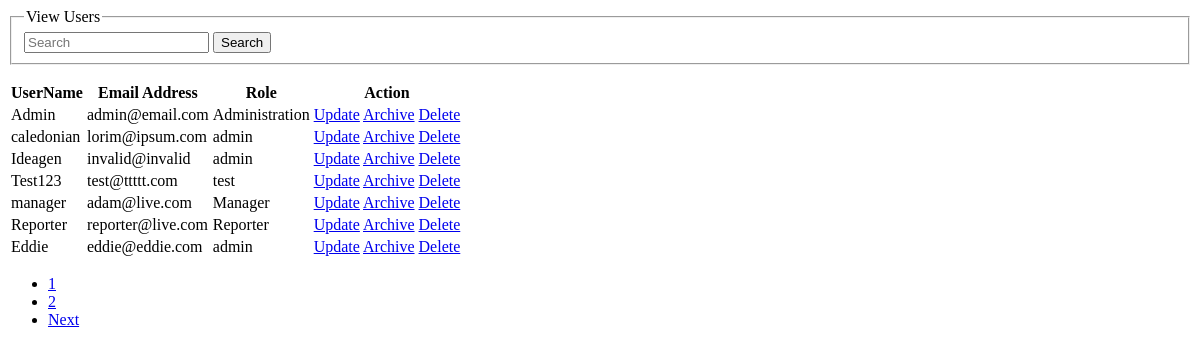
Page /views/ViewUsers.php on the committed database.
### tables this page shows
CREATE TABLE IF NOT EXISTS `users` (
  `user_id` int(11) NOT NULL AUTO_INCREMENT COMMENT 'auto incrementing user_id of each user, unique index',
  `user_name` varchar(64) NOT NULL COMMENT 'user''s name, unique',
  `user_password_hash` varchar(255) NOT NULL COMMENT 'user''s password in salted and hashed format',
  `user_email` varchar(64) NOT NULL COMMENT 'user''s email, unique',
  `user_role` varchar(365) NOT NULL,
  `first_name` varchar(365) NOT NULL,
  `last_name` varchar(365) NOT NULL,
  `Archive` int(1) NOT NULL,
  `newname` varchar(365) NOT NULL,
  `oldname` varchar(365) NOT NULL,
  `login` datetime NOT NULL,
  PRIMARY KEY (`user_id`),
  UNIQUE KEY `user_name` (`user_name`),
  UNIQUE KEY `user_email` (`user_email`)
);

### views/ViewUsers.php (the view, shortened to what this page needs)
    <link href="css/animate.css" rel="stylesheet">
<?php if(isset($_GET['current']) || isset($_GET['query'])){
}
else { ?>
<div class="animated slideInLeft">
<?php } ?>
<div class="container">
<div class="row">
<div class="col-md-7 table-responsive">
<form class="form-horizontal pull-right" action="<?php echo $_SERVER['PHP_SELF'];?>" method="get">
<fieldset>
<legend>View Users</legend>
<div class="form-group" >
  <div class="col-md-8">
    <div class="input-group">
      <input id="appendedtext" name="query" class="form-control" placeholder="Search" type="text" value="<?php echo isset($_GET['query'])?$_GET['query']:'';?>">
      <span class="input-group-btn">
        <button class="btn btn-default" type="submit">Search</button>
      </span>
    </div>
  </div>
</div>
</fieldset>
</form>
<table class="table table-striped table-bordered">
                  <thead>
                    <tr>
                      <th>UserName</th>
                      <th>Email Address</th>
                      <th>Role</th>
                      <th>Action</th>
                    </tr>
                  </thead>
                  <tbody>
                  <?php
                       $pdo = Database::connect();
                       $paginator = new Paginator();
                       $sql = "SELECT count(*) FROM users WHERE Archive = 0";
                       $paginator->paginate($pdo->query($sql)->fetchColumn());
                       $sql = "SELECT * FROM users ";
                       $query = isset($_GET['query'])?('%'.$_GET['query'].'%'):'%';
                       $sql .= "WHERE Archive = 0 AND (user_name LIKE :query OR user_email LIKE :query OR Archive LIKE :query)  ";
                       $start = (($paginator->getCurrentPage()-1)*$paginator->itemsPerPage);
                       $length = ($paginator->itemsPerPage);
                       $sql .= "ORDER BY user_id DESC ";
if(empty($_GET['query'])){
$sql .= " limit :start, :length ";
}
                       $sth = $pdo->prepare($sql);
if(empty($_GET['query'])){
                       $sth->bindParam(':start',$start,PDO::PARAM_INT);
                       $sth->bindParam(':length',$length,PDO::PARAM_INT);
}
                       $sth->bindParam(':query',$query,PDO::PARAM_STR);
                       $sth->execute();
	 				   foreach ($sth->fetchAll(PDO::FETCH_ASSOC) as $row) {
if($row['Archive'] == 0){
                            echo '<tr>';
                            echo '<td>'. $row['user_name'] . '</td>';
                            echo '<td>'. $row['user_email'] . '</td>';
                            echo '<td>'. $row['user_role'] . '</td>';
                            echo '<td> <a class="btn btn-success one" href="?source=UpdateUser&id='.$row['user_id'].'">Update</a>';
                            echo '<a class="btn btn-warning two" href="?source=ArchiveUser&id='.$row['user_id'].'&name='.$row['user_name'].'">Archive</a>';
                            echo '<a class="btn btn-danger four" href="?source=DeleteUser&id='.$row['user_id'].'&name='.$row['user_name'].'">Delete</a></td>';
                            echo '</tr>';
}
                   }
                  ?>
                  </tbody>
</table>
<?php if(empty($_GET['query'])){ echo $paginator->pageNav(); }?>
</div>
</div>
</div>
</div>

### rows in the picture
users: user_name "Admin", user_email "admin@email.com", user_role "Administration"
users: user_name "caledonian", user_email "lorim@ipsum.com", user_role "admin"
users: user_name "Ideagen", user_email "invalid@invalid", user_role "admin"
users: user_name "Test123", user_email "test@ttttt.com", user_role "test"
users: user_name "manager", user_email "adam@live.com", user_role "Manager"
users: user_name "Reporter", user_email "reporter@live.com", user_role "Reporter"
users: user_name "Eddie", user_email "eddie@eddie.com", user_role "admin"

### other values in the picture
$this->navigation['next'] "Next"
